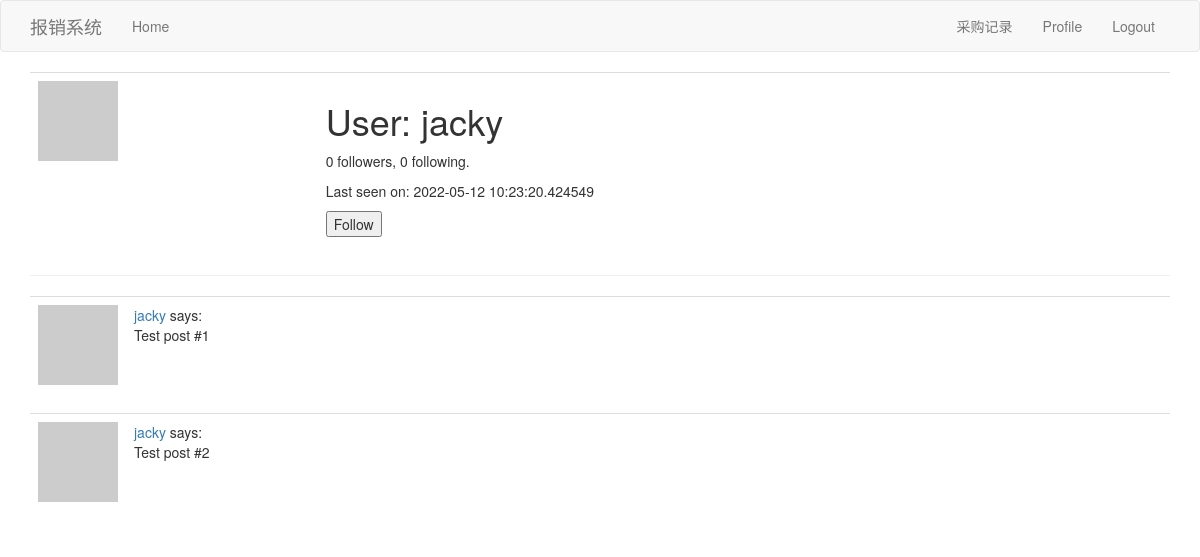
The app's page /home/user/jacky (signed in) with its own data.
### app/models.py (models this page shows, shortened)
class User(UserMixin,db.Model):
    id = db.Column(db.Integer, primary_key=True)
    username = db.Column(db.String(64), index=True, unique=True)
    email = db.Column(db.String(120), index=True, unique=True)
    password_hash = db.Column(db.String(128))
    about_me = db.Column(db.String(140))
    last_seen = db.Column(db.DateTime, default=datetime.utcnow)
    followed = db.relationship(
        'User', secondary=followers,
        primaryjoin=(followers.c.follower_id == id),
        secondaryjoin=(followers.c.followed_id == id),
        backref=db.backref('followers', lazy='dynamic'), lazy='dynamic')
    posts = db.relationship('Post', backref='author', lazy='dynamic')
    def avatar(self, size):
        digest = md5(self.email.lower().encode('utf-8')).hexdigest()
        return 'https://www.gravatar.com/avatar/{}?d=identicon&s={}'.format(
            digest, size)
    def is_following(self, user):
        return self.followed.filter(
            followers.c.followed_id == user.id).count() > 0

### app/home/routes.py (the view)
@bp.route('/user/<username>')
@login_required
def user(username):
    user = User.query.filter_by(username=username).first_or_404()
    posts = [
        {'author': user, 'body': 'Test post #1'},
        {'author': user, 'body': 'Test post #2'}
    ]
    form = EmptyForm()
    return render_template('/home/user.html', user=user, posts=posts, form=form)

### app/home/forms.py
class EmptyForm(FlaskForm):
    submit = SubmitField('Submit')

### app/home/routes.py (called while the page is built)
@bp.before_request
def before_request():
    if current_user.is_authenticated:
        current_user.last_seen = datetime.utcnow()
        db.session.commit()

### app/models.py (called while the page is built)
@login.user_loader
def load_user(id):
    return User.query.get(int(id))

### app/templates/home/user.html (shortened to what this page needs)
{% extends "base.html" %}
{% block app_content  %}
    <table class="table table-hover">
        <tr valign="top">
            <td><img src="{{ user.avatar(128) }}"></td>
            <td>
                <h1>User: {{ user.username }}</h1>
                <p>{{ user.followers.count() }} followers, {{ user.followed.count() }} following.</p>
                {% if user.last_seen %}<p>Last seen on: {{ user.last_seen }}</p>{% endif %}
                {% if user == current_user %}
                <p><a href="{{ url_for('home.edit_profile') }}">Edit your profile</a></p>
                {% elif not current_user.is_following(user) %}
                <p>
                    <form action="{{ url_for('follow', username=user.username) }}" method="post">
                        {{ form.submit(value='Follow') }}
                    </form>
                </p>
                {% endif %}
            </td>
        </tr>
    </table>
    <hr>
    {% for post in posts %}
        {% include '_post.html' %}
    {% endfor %}
{% endblock %}

### app/templates/_post.html
<table class="table table-hover">
        <tr>
            <td width="70px">
                <a href="{{ url_for('home.user', username=post.author.username) }}">
                    <img src="{{ post.author.avatar(70) }}" />
                </a>
            </td>
            <td>
                <a href="{{ url_for('home.user', username=post.author.username) }}">
                    {{ post.author.username }}
                </a>
                says:
                <br>
                {{ post.body }}
            </td>
    </tr>
</table>

### records on screen
User: username "jacky", last_seen "2022-05-12 10:23:20.424549", author.username "jacky" "jacky"

### other values on screen
{{ user.followers.count() }} "0"
{{ user.followed.count() }} "0"
{{ post.body }} "Test post #1" "Test post #2"
